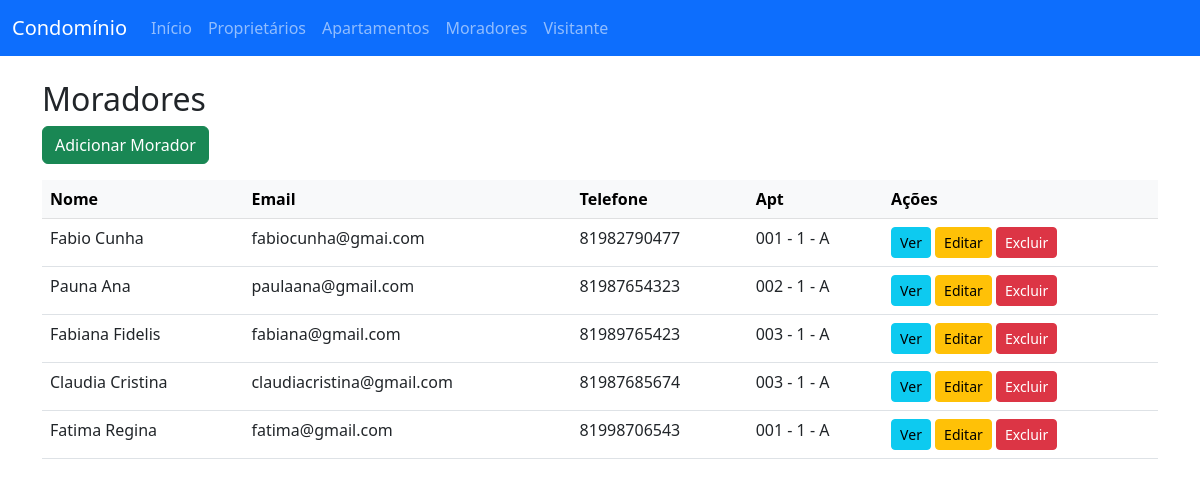
Page /moradores/ on the earlier database version.
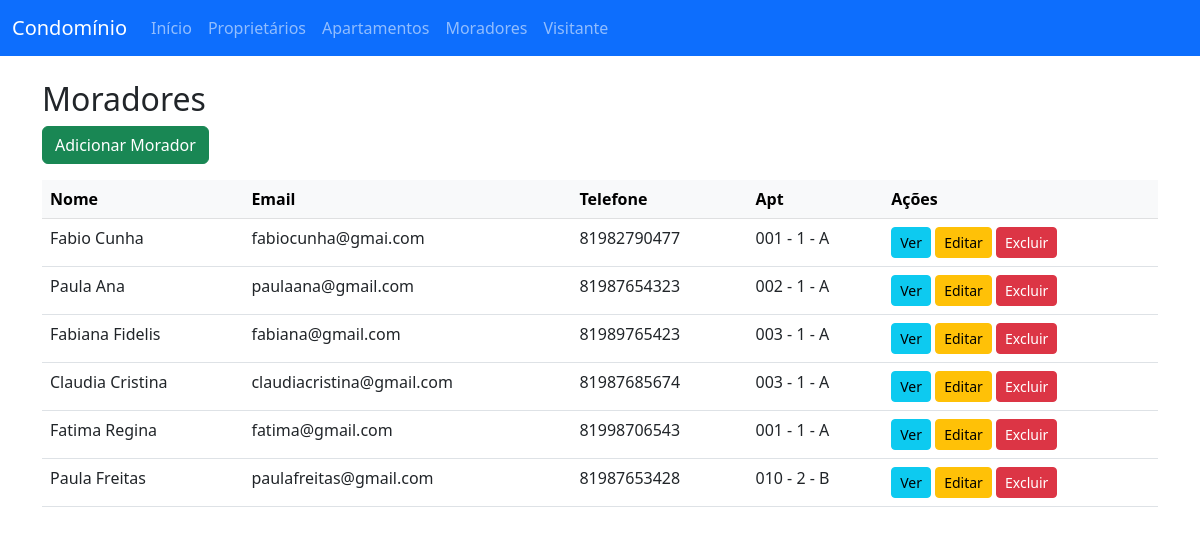
Same page on the later database version.
### moradores/models.py (models this page shows, shortened)
class Morador(Usuario):
    apartamento = models.ForeignKey(Apartamento, on_delete=models.PROTECT, related_name="morador_apartamento")
    telefone = models.CharField(max_length=20)
    data_nascimento = models.DateField(blank=True, null=True)
    data_criacao = models.DateTimeField(auto_now_add=True)
    data_atualizacao = models.DateTimeField(auto_now=True)
    data_saida = models.DateField(blank=True, null=True)  # <- Campo adicionado
    class Meta:
        verbose_name = "Morador"
        verbose_name_plural = "Moradores"

### usuarios/models.py (models this page shows, shortened)
class Usuario(AbstractUser):
    PERFIS = (
        ('sindico', 'Síndico'),
        ('porteiro', 'Porteiro'),
        ('morador', 'Morador'),
        ('proprietario', 'Proprietário'),
    )
    perfil = models.CharField(max_length=20, choices=PERFIS)

### apartamentos/models.py (models this page shows)
class Apartamento(models.Model):
    numero = models.CharField(max_length=10, verbose_name="Número do Apartamento")
    andar = models.IntegerField(blank=True, null=True, verbose_name="Andar")
    bloco = models.CharField(max_length=10, verbose_name="Bloco/Torre")
    status = models.BooleanField(default=True, verbose_name="Status")
    proprietario = models.ForeignKey(Proprietario, on_delete=models.SET_NULL,
                   null=True,
                   blank=True,
                   related_name="proprietario_apartamento")
    data_criacao = models.DateTimeField(auto_now_add=True)
    data_atualizacao = models.DateTimeField(auto_now=True)
    class Meta:
        verbose_name = "Apartamento"
        verbose_name_plural = "Apartamentos"
        ordering = ["andar", "numero"]
        constraints = [
        models.UniqueConstraint(fields=['numero', 'bloco'], name='unique_numero_bloco')
    ]
    def __str__(self):
        bloco_str = f" - {self.bloco}" if self.bloco else ""
        andar_str = f" - {self.andar}" if self.andar else ""
        return f"{self.numero}{andar_str}{bloco_str}"

### moradores/views.py (the view)
# urls.py: path('',MoradorListView.as_view(), name='morador_list'),
class MoradorListView(ListView):
    model = Morador
    template_name = "moradores/morador_list.html"
    context_object_name = "moradores"
    paginate_by = 10

### moradores/templates/moradores/morador_list.html (shortened to what this page needs)
{% extends 'moradores/base.html' %}
{% block content %}
<h2>Moradores</h2>
<a href="{% url 'morador_create' %}" class="btn btn-success mb-3">Adicionar Morador</a>
<table class="table table-hover">
    <thead class="table-light">
        <tr>
            <th>Nome</th>
            <th>Email</th>
            <th>Telefone</th>
            <th>Apt</th>
            <th>Ações</th>
        </tr>
    </thead>
    <tbody>
    {% for morador in moradores %}
        <tr>
            <td>{{ morador.first_name }} {{ morador.last_name }}</td>
            <td>{{ morador.email }}</td>
            <td>{{ morador.telefone }}</td>
            <td>{{ morador.apartamento }}</td>
            <td>
                <a class="btn btn-sm btn-info" href="{% url 'morador_detail' morador.pk %}">Ver</a>
                <a class="btn btn-sm btn-warning" href="{% url 'morador_update' morador.pk %}">Editar</a>
                <a class="btn btn-sm btn-danger" href="{% url 'morador_delete' morador.pk %}">Excluir</a>
            </td>
        </tr>
    {% empty %}
        <tr><td colspan="4">Nenhum morador cadastrado.</td></tr>
    {% endfor %}
    </tbody>
</table>
{% endblock %}

Differences in the rows shown:
changed Morador "Ana": first_name "Pauna" → "Paula"
added Morador: first_name "Paula", last_name "Freitas", email "paulafreitas@gmail.com", telefone "81987653428", apartamento "010 - 2 - B"
